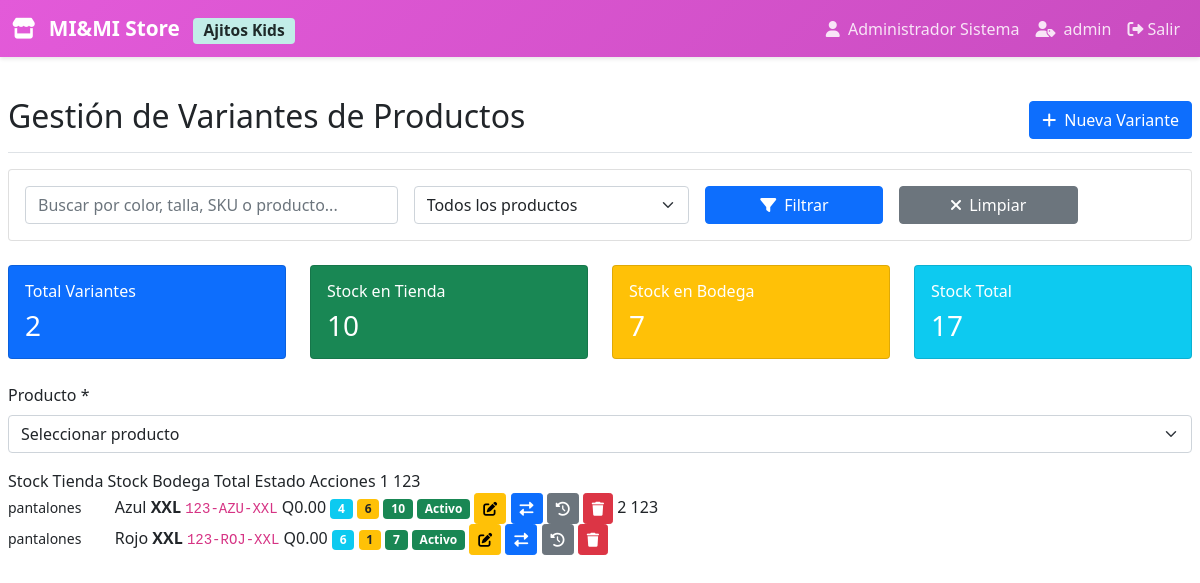
The page /modules/mod2/variantes.php (signed in) on the database its author committed.
### tables this page shows
CREATE TABLE `productos_variantes` (
  `id_variante` int(11) NOT NULL,
  `id_producto_raiz` int(11) NOT NULL,
  `color` varchar(50) NOT NULL,
  `talla` varchar(20) NOT NULL,
  `stock_tienda` int(11) DEFAULT 0,
  `stock_bodega` int(11) DEFAULT 0,
  `precio_venta` decimal(10,2) DEFAULT NULL,
  `sku` varchar(100) DEFAULT NULL,
  `activo` tinyint(1) DEFAULT 1
);

CREATE TABLE `productos_raiz` (
  `id_raiz` int(11) NOT NULL,
  `codigo` varchar(50) NOT NULL,
  `nombre` varchar(200) NOT NULL,
  `descripcion` text DEFAULT NULL,
  `id_departamento` int(11) NOT NULL,
  `id_marca` int(11) DEFAULT NULL,
  `tipo_ropa` varchar(100) DEFAULT NULL,
  `precio_compra` decimal(10,2) DEFAULT NULL,
  `precio_venta` decimal(10,2) NOT NULL,
  `etiqueta` enum('oferta','nuevo','reingreso') DEFAULT 'nuevo',
  `es_ajitos` tinyint(1) DEFAULT 0,
  `activo` tinyint(1) DEFAULT 1,
  `fecha_creacion` datetime DEFAULT current_timestamp()
);

### config/functions.php (called while the page is built, shortened)
<?php
function formatMoney($amount) {
    return 'Q' . number_format($amount, 2);
}
?>

### modules/mod2/variantes.php (the view, shortened to what this page needs)
<?php
$database = new Database();
$db = $database->getConnection();
$producto_id = isset($_GET['producto']) ? $_GET['producto'] : '';
$producto_seleccionado = null;
$search = isset($_GET['search']) ? sanitize($_GET['search']) : '';
$query = "SELECT pv.*, pr.codigo as producto_codigo, pr.nombre as producto_nombre,
          pr.es_ajitos, pr.precio_venta as precio_base
          FROM productos_variantes pv
          INNER JOIN productos_raiz pr ON pv.id_producto_raiz = pr.id_raiz
          WHERE 1=1";
$query .= " ORDER BY pr.nombre, pv.color, pv.talla";
$stmt = $db->prepare($query);
$stmt->execute();
$variantes = $stmt->fetchAll(PDO::FETCH_ASSOC);
?>
<!DOCTYPE html>
<html lang="es">
<head>
    <link href="https://cdn.jsdelivr.net/npm/bootstrap@5.1.3/dist/css/bootstrap.min.css" rel="stylesheet">
    <link rel="stylesheet" href="https://cdnjs.cloudflare.com/ajax/libs/font-awesome/6.0.0/css/all.min.css">
</head>
<body>
    <?php include '../../includes/header.php'; ?>
    <div class="container-fluid mt-4">
        <div class="row">
            <main class="col-12 px-2">
                <div class="d-flex justify-content-between flex-wrap flex-md-nowrap align-items-center pt-3 pb-2 mb-3 border-bottom">
                    <h1 class="h2">Gestión de Variantes de Productos</h1>
                    <button class="btn btn-primary" data-bs-toggle="modal" data-bs-target="#createModal">
                        <i class="fas fa-plus me-1"></i> Nueva Variante
                    </button>
                </div>
                <div class="card mb-4">
                    <div class="card-body">
                        <form method="GET" action="" class="row g-3">
                            <div class="col-md-4">
                                <input type="text" class="form-control" name="search"
                                       placeholder="Buscar por color, talla, SKU o producto..."
                                       value="<?php echo $search; ?>">
                            </div>
                            <?php if (!$producto_id): ?>
                            <div class="col-md-3">
                                <select class="form-select" name="producto_filter">
                                    <option value="">Todos los productos</option>
                                </select>
                            </div>
                            <?php endif; ?>
                            <div class="col-md-2">
                                <button type="submit" class="btn btn-primary w-100">
                                    <i class="fas fa-filter me-1"></i> Filtrar
                                </button>
                            </div>
                            <div class="col-md-2">
                                <a href="variantes.php" class="btn btn-secondary w-100">
                                    <i class="fas fa-times me-1"></i> Limpiar
                                </a>
                            </div>
                        </form>
                    </div>
                </div>
                <div class="row mb-4">
                    <div class="col-md-3">
                        <div class="card text-white bg-primary">
                            <div class="card-body">
                                <h6 class="card-title">Total Variantes</h6>
                                <h3 class="card-text"><?php echo count($variantes); ?></h3>
                            </div>
                        </div>
                    </div>
                    <div class="col-md-3">
                        <div class="card text-white bg-success">
                            <div class="card-body">
                                <h6 class="card-title">Stock en Tienda</h6>
                                <h3 class="card-text">
                                    <?php
                                        $total_tienda = 0;
                                        foreach ($variantes as $v) {
                                            $total_tienda += $v['stock_tienda'];
                                        }
                                        echo $total_tienda;
                                    ?>
                                </h3>
                            </div>
                        </div>
                    </div>
                    <div class="col-md-3">
                        <div class="card text-white bg-warning">
                            <div class="card-body">
                                <h6 class="card-title">Stock en Bodega</h6>
                                <h3 class="card-text">
                                    <?php
                                        $total_bodega = 0;
                                        foreach ($variantes as $v) {
                                            $total_bodega += $v['stock_bodega'];
                                        }
                                        echo $total_bodega;
                                    ?>
                                </h3>
                            </div>
                        </div>
                    </div>
                    <div class="col-md-3">
                        <div class="card text-white bg-info">
                            <div class="card-body">
                                <h6 class="card-title">Stock Total</h6>
                                <h3 class="card-text"><?php echo $total_tienda + $total_bodega; ?></h3>
                            </div>
                        </div>
                    </div>
                </div>
                        <?php if ($producto_id && $producto_seleccionado): ?>
                        <div class="mb-3">
                            <label class="form-label">Producto</label>
                            <input type="text" class="form-control" value="<?php echo $producto_seleccionado['codigo'] . ' - ' . $producto_seleccionado['nombre']; ?>" readonly>
                            <input type="hidden" name="id_producto_raiz" value="<?php echo $producto_seleccionado['id_raiz']; ?>">
                        </div>
                        <?php else: ?>
                        <div class="mb-3">
                            <label for="id_producto_raiz" class="form-label">Producto *</label>
                            <select class="form-select" id="id_producto_raiz" name="id_producto_raiz" required>
                                <option value="">Seleccionar producto</option>
                            </select>
                        </div>
                        <?php endif; ?>
                                        <th>Stock Tienda</th>
                                        <th>Stock Bodega</th>
                                        <th>Total</th>
                                        <th>Estado</th>
                                        <th>Acciones</th>
                                <tbody>
                                    <?php foreach ($variantes as $variante):
                                        $stock_total = $variante['stock_tienda'] + $variante['stock_bodega'];
                                        $stock_class = '';
                                        if ($stock_total == 0) {
                                            $stock_class = 'stock-bajo';
                                        } elseif ($stock_total < 5) {
                                            $stock_class = 'stock-medio';
                                        } else {
                                            $stock_class = 'stock-ok';
                                        }
                                    ?>
                                    <tr class="<?php echo $stock_class; ?>">
                                        <td><?php echo $variante['id_variante']; ?></td>
                                        <td>
                                            <?php echo $variante['producto_codigo']; ?>
                                            <br>
                                            <small><?php echo $variante['producto_nombre']; ?></small>
                                        </td>
                                        <td>
                                            <div class="color-box" style="background-color: <?php echo strtolower($variante['color']); ?>;"></div>
                                            <?php echo $variante['color']; ?>
                                        </td>
                                        <td><strong><?php echo $variante['talla']; ?></strong></td>
                                        <td><code><?php echo $variante['sku']; ?></code></td>
                                        <td>
                                            <?php
                                                $precio = $variante['precio_venta'] ?: $variante['precio_base'];
                                                echo formatMoney($precio);
                                            ?>
                                        </td>
                                        <td>
                                            <span class="badge bg-info"><?php echo $variante['stock_tienda']; ?></span>
                                        </td>
                                        <td>
                                            <span class="badge bg-warning text-dark"><?php echo $variante['stock_bodega']; ?></span>
                                        </td>
                                        <td>
                                            <span class="badge bg-success"><?php echo $stock_total; ?></span>
                                        </td>
                                        <td>
                                            <span class="badge <?php echo $variante['activo'] ? 'bg-success' : 'bg-danger'; ?>">
                                                <?php echo $variante['activo'] ? 'Activo' : 'Inactivo'; ?>
                                            </span>
                                        </td>
                                        <td>
                                            <a href="?action=edit&id=<?php echo $variante['id_variante']; ?>"
                                               class="btn btn-sm btn-warning" title="Editar">
                                                <i class="fas fa-edit"></i>
                                            </a>
                                            <button class="btn btn-sm btn-primary"
                                                    data-bs-toggle="modal"
                                                    data-bs-target="#transferModal<?php echo $variante['id_variante']; ?>"
                                                    title="Transferir">
                                                <i class="fas fa-exchange-alt"></i>
                                            </button>
                                            <button class="btn btn-sm btn-secondary"
                                                    onclick="viewMovements(<?php echo $variante['id_variante']; ?>)"
                                                    title="Movimientos">
                                                <i class="fas fa-history"></i>
                                            </button>
                                            <button type="button" class="btn btn-sm btn-danger"
                                                    onclick="deleteVariante(<?php echo $variante['id_variante']; ?>)"
                                                    title="Eliminar">
                                                <i class="fas fa-trash"></i>
                                            </button>
                                        </td>
                                    </tr>
                                    <?php endforeach; ?>
                                </tbody>
                        </div>
                    </div>
</body>
</html>

### modules/mod2/variantes.php (style rules this page uses)
.color-box { display: inline-block; width: 20px; height: 20px; border-radius: 3px; margin-right: 5px; vertical-align: middle; }

### rows shown on the page
productos_variantes: id_variante "1", id_producto_raiz.codigo "123", id_producto_raiz.nombre "pantalones", color "Azul", talla "XXL", sku "123-AZU-XXL", precio_venta "Q0.00", stock_tienda "4", stock_bodega "6", stock_total "10", activo "Activo"
productos_variantes: id_variante "2", id_producto_raiz.codigo "123", id_producto_raiz.nombre "pantalones", color "Rojo", talla "XXL", sku "123-ROJ-XXL", precio_venta "Q0.00", stock_tienda "6", stock_bodega "1", stock_total "7", activo "Activo"

### other values the page prints
SITE_NAME "MI&MI Store"
AJITOS_NAME "Ajitos Kids"
$_SESSION['nombre'] "Administrador Sistema"
$_SESSION['rol_nombre'] "admin"
count($variantes) "2"
$total_tienda "10"
$total_bodega "7"
$total_tienda + $total_bodega "17"
